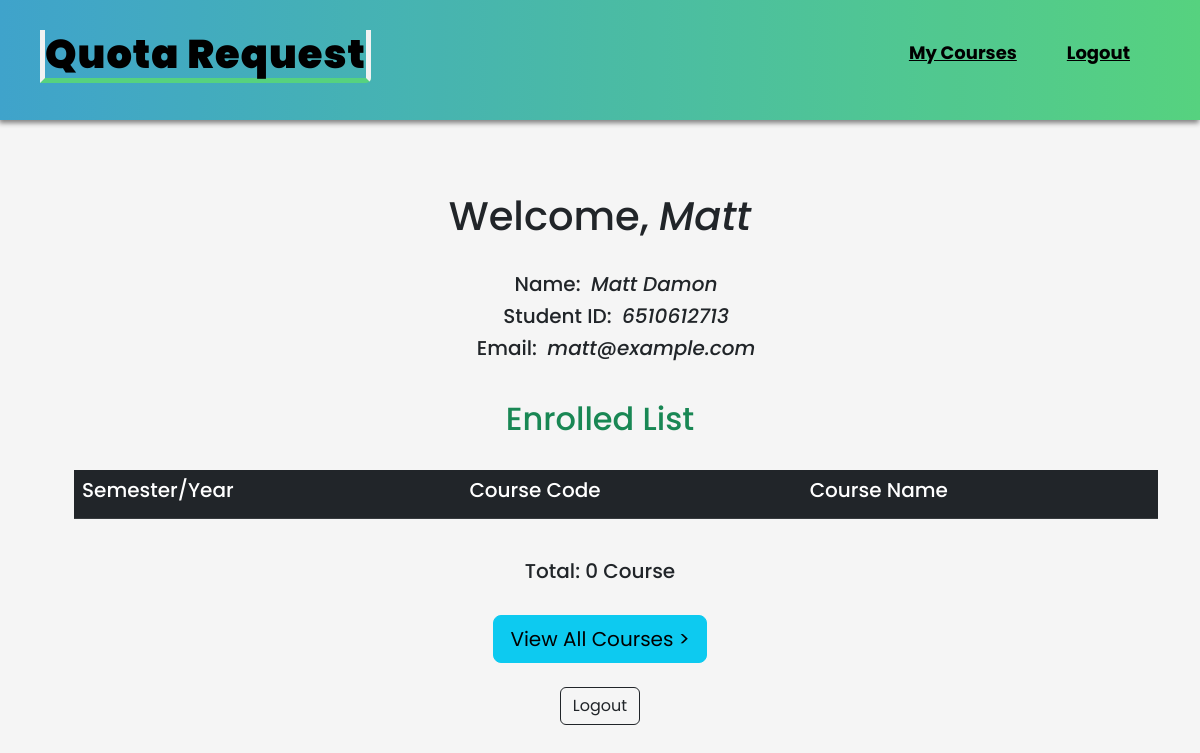
Screenshot of / (signed in) with the database file from the repository.
### users/models.py (models this page shows, shortened)
class Student(models.Model):
    user = models.OneToOneField(User, on_delete=models.CASCADE, related_name='student_user', null=True)
    std_id = models.CharField(max_length=10, verbose_name='Student ID', null=True)
    std_first = models.CharField(max_length=200, verbose_name='First Name', null=True)
    std_last = models.CharField(max_length=200, verbose_name='Last Name', null=True)
    b_date = models.DateField(verbose_name='Birth Date', blank=True, help_text='format: YYYY-MM-DD', null=True)
    gender = models.CharField(max_length=10, choices=[('Male', 'Male'),('Female', 'Female'),('Other', 'Other')], null=True)
    email = models.CharField(max_length=200, null=True)

### users/views.py (the view)
# urls.py: path("", userview.index),
def index(request):
    if not request.user.is_authenticated:
        return HttpResponseRedirect(reverse('users:login'))
    else:
        all_students = Student.objects.all()
        if request.user.is_superuser:
            return render(request, 'users/index.html', {
                'all_students': all_students,
            })
        else:
            students = Student.objects.get(user=request.user)
            courses = Course.objects.filter(enrolled=students)
            return render(request, 'users/index.html', {
                'student_p': students,
                'courselist': courses,
        })

### users/templates/users/index.html (shortened to what this page needs)
{% extends 'users/layout.html' %}
{% block navbar %}
    {% if user.is_superuser %}
        <li><a href="{% url 'users:index' %}">Home</a></li>
        <li><a href="{% url 'users:logout' %}">Logout</a></li>
    {% else %}
        <li><a href="{% url 'users:index' %}">My Courses</a></li>
        <li><a href="{% url 'users:logout' %}">Logout</a></li>
    {% endif %}
{% endblock %}
{% block body %}
<div class="container">
    <center>
    <div class="index">
        <div class="content">
            <div class="checkauth">
                <br><br><br>
                {% if user.is_superuser %}
                    <h1>Welcome, <i>{{ request.user.username.title }}</i></h1><br>
                    <ul>
                        <li><h5>Username: &nbsp;<i>{{ request.user.username }}</i></h5></li>
                        <li><h5>Email: &nbsp;<i>{{ request.user.email }}</i></h5></li>
                    </ul>
                    <br>
                    <h2>Student List</h2>
                    {% for std in all_students %}
                        {% if std.is_superuser %}
                            <p style="display: inline;">----------------------</p>
                        {% else %}
                            <li><h5>{{ std }}</h5></li>
                        {% endif %}
                    {% empty %}
                        <li>No Student.</li>
                    {% endfor %}
                    <br><br>
                    <a href="/admin" class="btn btn-info btn-lg">Edit Courses at Admin page</a>
                {% else %}
                    <h1>Welcome, <i>{{ student_p.std_first }}</i></h1><br>
                    <ul>
                        <li><h5>Name: &nbsp;<i>{{ student_p.std_first }} {{ student_p.std_last }}</i></h5></li>
                        <li><h5>Student ID: &nbsp;<i>{{ student_p.std_id }}</i></h5></li>
                        <li><h5>Email: &nbsp;<i>{{ student_p.email }}</i></h5></li>
                    </ul>
                    <br>
                    <h2 class="text-success">Enrolled List</h2><br>
                    <ul>
                    <table class="table table-striped">
                        <thead class="table-dark">
                            <tr>
                                <th scope="col">
                                    <h5>Semester/Year</h5>
                                </th>
                                <th scope="col">
                                    <h5>Course Code</h5>
                                </th>
                                <th scope="col">
                                    <h5>Course Name</h5>
                                </th>
                            </tr>
                        </thead>
                    </table>
                    </ul>
                    <br>
                    {% if courselist.all.count > 1 %}
                        <h5>Total: {{ courselist.all.count }} Courses</h5>
                    {% else %}
                        <h5>Total: {{ courselist.all.count }} Course</h5>
                    {% endif %}
                    <br>
                    <a href="{% url 'courses:course_view' %}" class="btn btn-info btn-lg">View All Courses ></a>
                {% endif %}
            </div>
            <br>
            <a href="{% url 'users:logout' %}" class="btn btn-outline-dark">Logout</a><br><br><br>
        </div>
    </div>
    </center>
</div>
{% endblock %}

### users/static/css/style.css (style rules this page uses)
* { margin: 0; padding: 0; box-sizing: border-box; list-style: none; text-decoration: none; font-family: 'Poppins'; }
body { background: whitesmoke; }
.menu ul li a { padding: 0 25px; font-weight: bold; color: #000; font-size: 18px; transition: .3s; }

### rows the page displays
Student: std_first "Matt", std_last "Damon", std_id "6510612713", email "matt@example.com"

### other values shown
{{ courselist.all.count }} "0"
